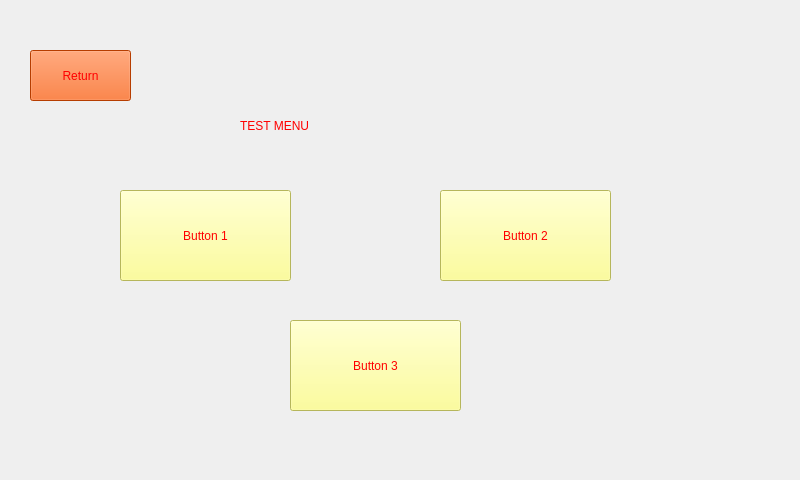
<?xml version="1.0" encoding="UTF-8"?>
<ui version="4.0">
 <class>Test</class>
 <widget class="QWidget" name="Test">
  <property name="geometry">
   <rect>
    <x>0</x>
    <y>0</y>
    <width>800</width>
    <height>480</height>
   </rect>
  </property>
  <property name="windowTitle">
   <string>Form</string>
  </property>
  <widget class="QLabel" name="label">
   <property name="geometry">
    <rect>
     <x>240</x>
     <y>90</y>
     <width>241</width>
     <height>71</height>
    </rect>
   </property>
   <property name="styleSheet">
    <string notr="true">
font: 700 24pt &quot;Segoe UI&quot;;

color: rgb(255, 0, 0);</string>
   </property>
   <property name="text">
    <string>TEST MENU</string>
   </property>
  </widget>
  <widget class="QPushButton" name="pushButton">
   <property name="geometry">
    <rect>
     <x>120</x>
     <y>190</y>
     <width>171</width>
     <height>91</height>
    </rect>
   </property>
   <property name="styleSheet">
    <string notr="true">color: rgb(255, 0, 0);
background-color: rgb(255, 255, 127);
font: 900 20pt &quot;Segoe UI&quot;;</string>
   </property>
   <property name="text">
    <string>Button 1</string>
   </property>
  </widget>
  <widget class="QPushButton" name="pushButton_2">
   <property name="geometry">
    <rect>
     <x>440</x>
     <y>190</y>
     <width>171</width>
     <height>91</height>
    </rect>
   </property>
   <property name="styleSheet">
    <string notr="true">color: rgb(255, 0, 0);
background-color: rgb(255, 255, 127);
font: 900 20pt &quot;Segoe UI&quot;;</string>
   </property>
   <property name="text">
    <string>Button 2</string>
   </property>
  </widget>
  <widget class="QPushButton" name="pushButton_3">
   <property name="geometry">
    <rect>
     <x>290</x>
     <y>320</y>
     <width>171</width>
     <height>91</height>
    </rect>
   </property>
   <property name="styleSheet">
    <string notr="true">color: rgb(255, 0, 0);
background-color: rgb(255, 255, 127);
font: 900 20pt &quot;Segoe UI&quot;;</string>
   </property>
   <property name="text">
    <string>Button 3</string>
   </property>
  </widget>
  <widget class="QPushButton" name="return_Button">
   <property name="geometry">
    <rect>
     <x>30</x>
     <y>50</y>
     <width>101</width>
     <height>51</height>
    </rect>
   </property>
   <property name="styleSheet">
    <string notr="true">color: rgb(255, 0, 0);
background-color: rgb(255, 85, 0);
font: 900 20pt &quot;Segoe UI&quot;;</string>
   </property>
   <property name="text">
    <string>Return</string>
   </property>
  </widget>
 </widget>
 <resources/>
 <connections/>
</ui>
